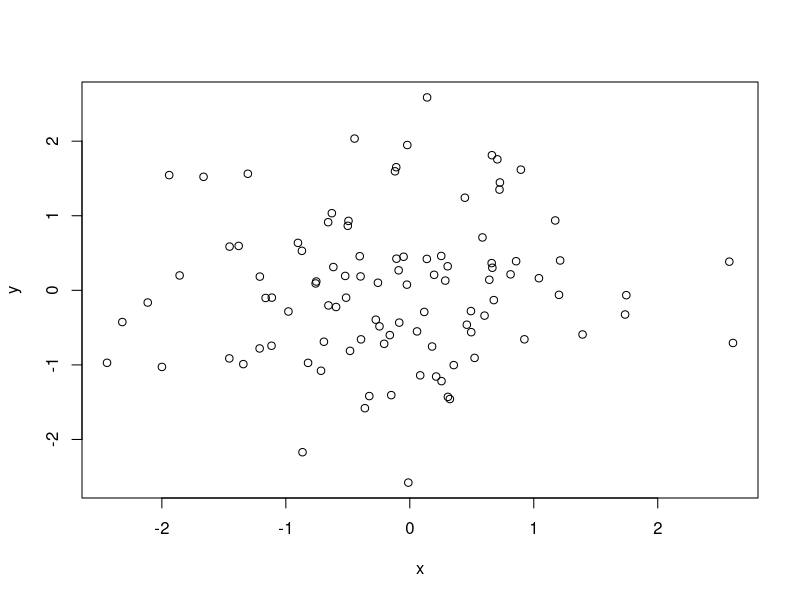
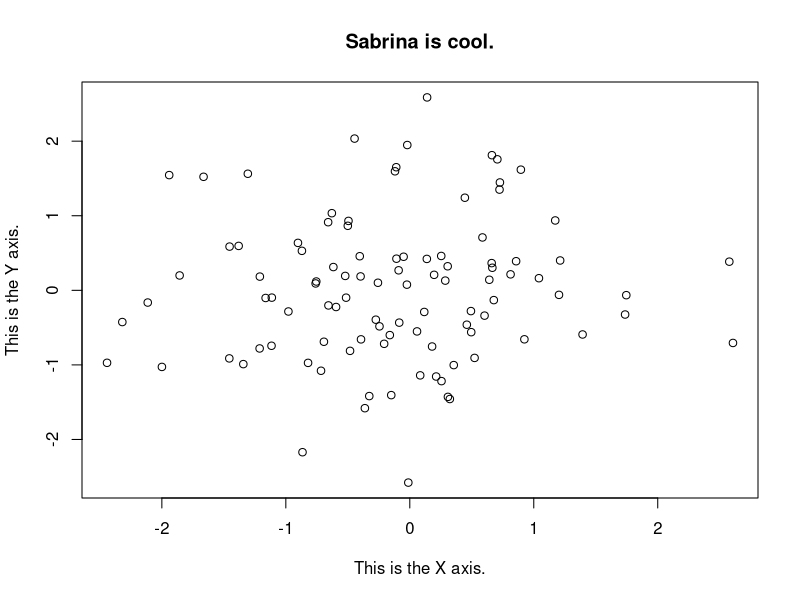

The R source for these figures, in order:
x = rnorm(100)

y = rnorm(100)

" set up file to save plot to"
jpeg("test-plot-1.jpg", width = 350,
     height = 350)

plot(x,y)

" save and close  file used for plotting"
dev.off()

png("test-plot-2.png", width = 350,
     height = 350)

plot(x,y,xlab="This is the X axis.",
     ylab="This is the Y axis.",
     main="Sabrina is cool.")

dev.off()

